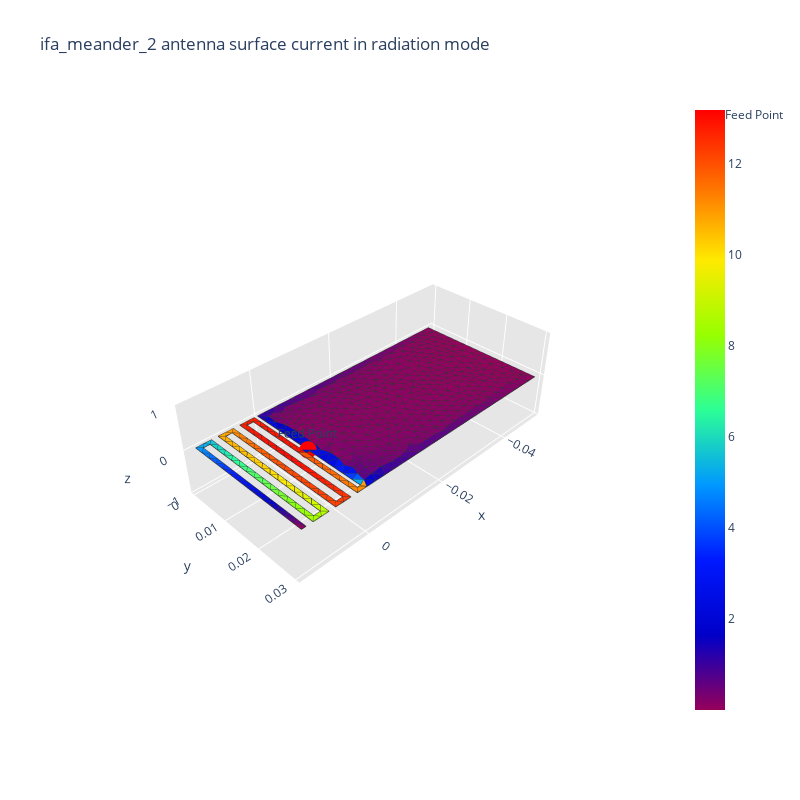
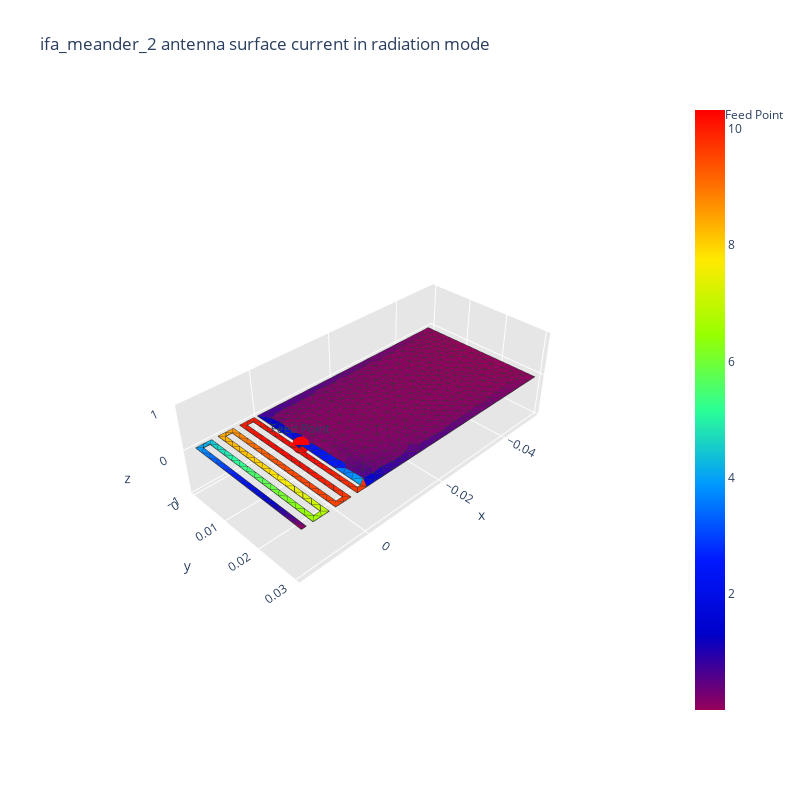
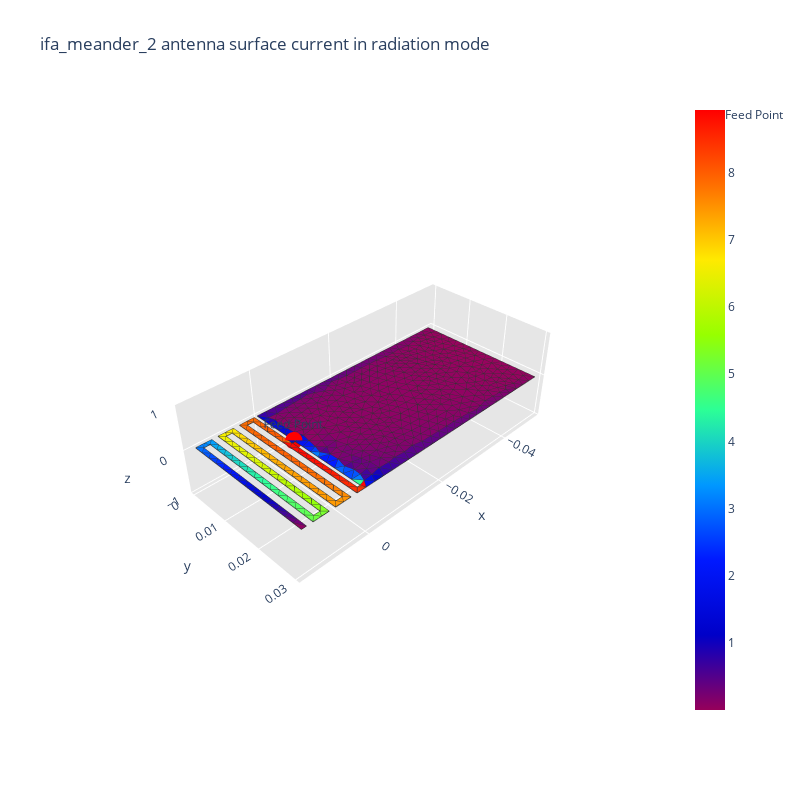
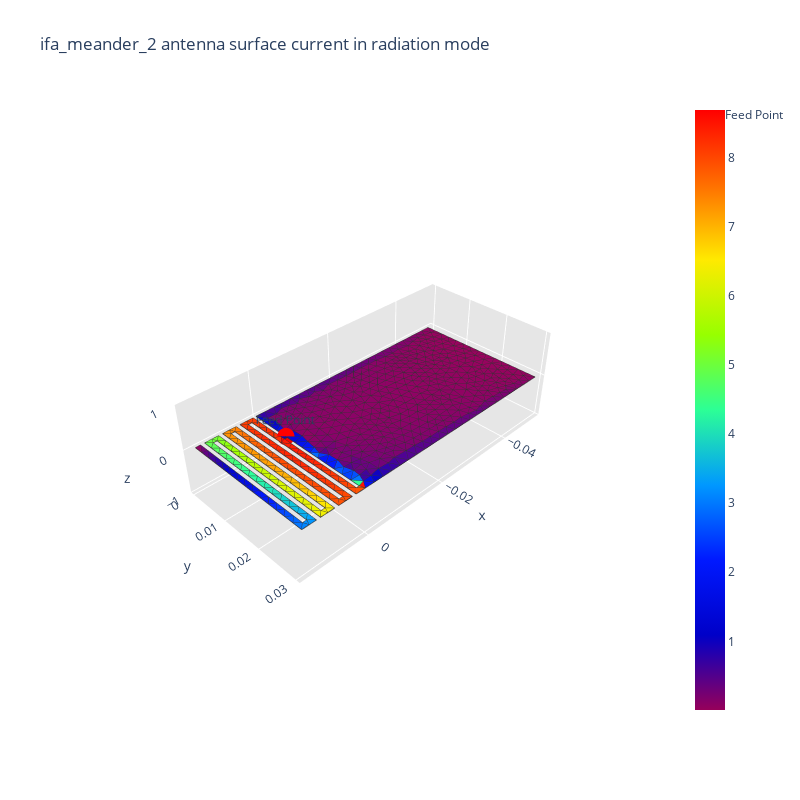

The notebook cell these images were saved under, in order:
### Code cell
max_iterations = 15
Z0 = 50  # Impédance caractéristique de la ligne
iteration = 0
has_converged = False

Nombre_meandre = 5

# x, y, Nombre_meandre, distance_meandre = ifa_creation_new_v4(Lenght_antenna, a, b, wid, L_short)
x, y, distance_meandre = ifa_creation_optimisation_v4(Lenght_antenna, a, b, wid, Nombre_meandre, L_short)

while not has_converged and iteration < max_iterations:
    x_m, y_m = trace_meander_new(x, y, wid)
    feed_x = np.array([0, L_short-wid/2, L_short-wid/2, 0])
    feed_y = np.array([feed + feed_wid/2, feed + feed_wid/2, feed -feed_wid/2, feed - feed_wid/2])
    antenna_ifa_meander(x_m, y_m, x_t, y_t, feed_x, feed_y, save_mesh_folder, mesh_name, 2.25/1000)

    print(f"\nItération {iteration + 1}")
    print(f"Wid meandree = {wid*1000} mm")
    print(f"L_short = {L_short*1000} mm")
    print(f"feed_Position = {feed*1000} mm")
    print(f"Nombre de meandres = {Nombre_meandre}")
    print(f"Distance entre les meandres = {distance_meandre*1000} mm")

    extract_msh_to_mat(ifa_meander_msh, ifa_meander_mat)

    start_time = time.time()
    s11_db, impedances, R_res, X_res, f_resonance, min_index = simulate_frequency_sweep(frequencies, fC, ifa_meander_mat, feed_point)
    end_time = time.time()
    elapsed_time_sec = end_time - start_time
    elapsed_time_min = elapsed_time_sec / 60
    print(f"Temps de calcul pour la simulation : {elapsed_time_sec:.2f} secondes ({elapsed_time_min:.2f} minutes)")

    plot_s11_curve(fLow, fHigh, nPoints, s11_db, fC)
    plot_impedance(fLow, fHigh, nPoints, impedances, s11_db, fC)

    ratio_res_over_coupure = f_resonance / fC
    error = abs((fC - f_resonance) / fC)
    print(f"Ratio f_resonance / fC : {ratio_res_over_coupure:.5f}")
    print(f"Erreur relative : {error:.5f}")

    # Algorithme de correction des paramètres

    if error < 0.01 and s11_db[fc_index] < -10.0:
        print("On est sous le seuil de l'erreur relative de 0.01, on a trouvé la fréquence de résonance.")
        has_converged = True
    else:
        if f_resonance == fLow:
            print("La fréquence de résonance est égale à fLow.")
            Nombre_meandre = int(Nombre_meandre * ratio_res_over_coupure)
            print(f"Le nouveau nombre de meanders est {Nombre_meandre}.")
        elif f_resonance == fHigh:
            print("La fréquence de résonance est égale à fHigh.")
            Nombre_meandre = int(np.ceil(Nombre_meandre * ratio_res_over_coupure))
            print(f"Le nouveau nombre de meanders est {Nombre_meandre}.")
        if f_resonance < fC:
            print("La fréquence de résonance est superieur fLow.")
            wid = wid / ratio_res_over_coupure
            feed = feed - 2 / 1000
        if fC < f_resonance:
            print("La fréquence de résonance est inférieure à fHigh.")
            wid = wid * ratio_res_over_coupure
            feed = feed - 2 / 1000

    if feed >= b - 3 * wid:
        feed = b - 3 * wid
    if feed <= wid / 2:
        feed = wid / 2
    feed_point = [0, feed, 0]

    """ # Si la frequence de resonance est dans l'intervalle [fLow, fHigh] et que la largeur des meandres n'est pas encore trouvée
    if fLow < f_resonance and f_resonance < fHigh and not Find_good_width_of_meanders:
        print("Cas 1")
                
    # Si la fréquence de résonance est égale à fLow ou fHigh, on ajuste le nombre de meandres
    if (f_resonance == fLow or f_resonance == fHigh) and not Find_good_number_of_meanders:
        print("cas 1")
        print(f"La fréquence de résonance {f_resonance/1e6:.2f} MHz est égale à fLow ou fHigh.")
        Find_good_number_of_meanders = False
        Find_good_width_of_meanders = False
        if f_resonance == fLow:
            print("La fréquence de résonance est égale à fLow.")
            Nombre_meandre = int(Nombre_meandre * ratio_res_over_coupure)
        else:
            Nombre_meandre = int(np.ceil(Nombre_meandre * ratio_res_over_coupure))
        print(f"Le nouveau nombre de meanders est {Nombre_meandre}.")

    # Si la fréquence de résonance est dans l'intervalle [fLow, fHigh] et que la largeur des meandres et le nombre de meandre sont trouvée et que la position du feed n'est pas encore trouvée
    if Find_good_number_of_meanders and Find_good_width_of_meanders:
        print("cas 2")        
        print("Recherche de la position du feed...")
        if s11_db[min_index] < -10.0 and abs(1 - ratio_res_over_coupure) < 0.005:
            print(f"La courbe S11 est inférieure à -10 dB à la fréquence de résonance {f_resonance/1e6:.2f} MHz.")
            print("La fréquence de résonance est égale ou proche à la fréquence centrale.")
            has_converged = True
        else:
            print("cas 2.2")
            # wid = wid * ratio_res_over_coupure**2
            print(f"(50 / R_res) : {50 / R_res} mm")
            if f_resonance < fC:
                wid = wid / ratio_res_over_coupure**2
                feed = feed / (Z0 / R_res)**2
            else:
                wid = wid * ratio_res_over_coupure**2
                feed = feed * (Z0 / R_res)**2
            # feed = feed * (Z0 / R_res)**2
            # feed = feed + 3 / 1000
            if feed >= b - 3 * wid:
                feed = b - 3 * wid
            if feed <= wid / 2:
                feed = wid / 2
            feed_point = [0, feed, 0] """
        
            
    x, y, distance_meandre = ifa_creation_optimisation_v4(Lenght_antenna, a, b, wid, Nombre_meandre, L_short)
    
    iteration += 1

### Figure 1 — Plotly figure (JSON) as saved in the notebook; plotly's stock layout.template omitted (floating-point values rounded to 4 significant figures; data arrays with more than 128 entries replaced by an {"elided": "..."} marker saying what was removed)
{"data": [{"facecolor": {"elided": "971 str values"}, "i": {"elided": "971 int values"}, "j": {"elided": "971 int values"}, "k": {"elided": "971 int values"}, "name": "", "type": "mesh3d", "x": {"elided": "610 float values"}, "y": {"elided": "610 float values"}, "z": {"elided": "610 int values"}}, {"line": {"color": "rgb(50, 50, 50)", "width": 1.5}, "mode": "lines", "showlegend": false, "type": "scatter3d", "x": {"elided": "4855 float values"}, "y": {"elided": "4855 float values"}, "z": {"elided": "4855 int values"}}, {"hoverinfo": "none", "marker": {"color": [0.007684, 13.17], "colorscale": [[0, "rgb(150, 0, 90)"], [0.125, "rgb(0, 0, 200)"], [0.25, "rgb(0, 25, 255)"], [0.375, "rgb(0, 152, 255)"], [0.5, "rgb(44, 255, 150)"], [0.625, "rgb(151, 255, 0)"], [0.75, "rgb(255, 234, 0)"], [0.875, "rgb(255, 111, 0)"], [1, "rgb(255, 0, 0)"]], "showscale": true, "size": 0.1}, "mode": "markers", "showlegend": false, "type": "scatter3d", "x": [0], "y": [0.0155], "z": [0]}, {"marker": {"color": "red", "size": 6, "symbol": "circle"}, "mode": "markers+text", "name": "Feed Point", "text": ["Feed Point"], "textposition": "top center", "type": "scatter3d", "x": [0], "y": [0.015], "z": [0]}], "layout": {"height": 800, "scene": {"aspectratio": {"x": 1, "y": 0.4669, "z": 0.3}, "xaxis": {"backgroundcolor": "rgb(230, 230, 230)", "gridcolor": "rgb(255, 255, 255)", "showbackground": true, "zerolinecolor": "rgb(255, 255, 255)"}, "yaxis": {"backgroundcolor": "rgb(230, 230, 230)", "gridcolor": "rgb(255, 255, 255)", "showbackground": true, "zerolinecolor": "rgb(255, 255, 255)"}, "zaxis": {"backgroundcolor": "rgb(230, 230, 230)", "gridcolor": "rgb(255, 255, 255)", "showbackground": true, "zerolinecolor": "rgb(255, 255, 255)"}}, "title": {"text": "ifa_meander_2 antenna surface current in radiation mode"}, "width": 800}}

### Figure 2 — Plotly figure (JSON) as saved in the notebook; plotly's stock layout.template omitted (floating-point values rounded to 4 significant figures; data arrays with more than 128 entries replaced by an {"elided": "..."} marker saying what was removed)
{"data": [{"facecolor": {"elided": "971 str values"}, "i": {"elided": "971 int values"}, "j": {"elided": "971 int values"}, "k": {"elided": "971 int values"}, "name": "", "type": "mesh3d", "x": {"elided": "610 float values"}, "y": {"elided": "610 float values"}, "z": {"elided": "610 int values"}}, {"line": {"color": "rgb(50, 50, 50)", "width": 1.5}, "mode": "lines", "showlegend": false, "type": "scatter3d", "x": {"elided": "4855 float values"}, "y": {"elided": "4855 float values"}, "z": {"elided": "4855 int values"}}, {"hoverinfo": "none", "marker": {"color": [0.006212, 10.33], "colorscale": [[0, "rgb(150, 0, 90)"], [0.125, "rgb(0, 0, 200)"], [0.25, "rgb(0, 25, 255)"], [0.375, "rgb(0, 152, 255)"], [0.5, "rgb(44, 255, 150)"], [0.625, "rgb(151, 255, 0)"], [0.75, "rgb(255, 234, 0)"], [0.875, "rgb(255, 111, 0)"], [1, "rgb(255, 0, 0)"]], "showscale": true, "size": 0.1}, "mode": "markers", "showlegend": false, "type": "scatter3d", "x": [0], "y": [0.0135], "z": [0]}, {"marker": {"color": "red", "size": 6, "symbol": "circle"}, "mode": "markers+text", "name": "Feed Point", "text": ["Feed Point"], "textposition": "top center", "type": "scatter3d", "x": [0], "y": [0.013], "z": [0]}], "layout": {"height": 800, "scene": {"aspectratio": {"x": 1, "y": 0.4671, "z": 0.3}, "xaxis": {"backgroundcolor": "rgb(230, 230, 230)", "gridcolor": "rgb(255, 255, 255)", "showbackground": true, "zerolinecolor": "rgb(255, 255, 255)"}, "yaxis": {"backgroundcolor": "rgb(230, 230, 230)", "gridcolor": "rgb(255, 255, 255)", "showbackground": true, "zerolinecolor": "rgb(255, 255, 255)"}, "zaxis": {"backgroundcolor": "rgb(230, 230, 230)", "gridcolor": "rgb(255, 255, 255)", "showbackground": true, "zerolinecolor": "rgb(255, 255, 255)"}}, "title": {"text": "ifa_meander_2 antenna surface current in radiation mode"}, "width": 800}}

### Figure 3 — Plotly figure (JSON) as saved in the notebook; plotly's stock layout.template omitted (floating-point values rounded to 4 significant figures; data arrays with more than 128 entries replaced by an {"elided": "..."} marker saying what was removed)
{"data": [{"facecolor": {"elided": "990 str values"}, "i": {"elided": "990 int values"}, "j": {"elided": "990 int values"}, "k": {"elided": "990 int values"}, "name": "", "type": "mesh3d", "x": {"elided": "620 float values"}, "y": {"elided": "620 float values"}, "z": {"elided": "620 int values"}}, {"line": {"color": "rgb(50, 50, 50)", "width": 1.5}, "mode": "lines", "showlegend": false, "type": "scatter3d", "x": {"elided": "4950 float values"}, "y": {"elided": "4950 float values"}, "z": {"elided": "4950 int values"}}, {"hoverinfo": "none", "marker": {"color": [0.005225, 8.927], "colorscale": [[0, "rgb(150, 0, 90)"], [0.125, "rgb(0, 0, 200)"], [0.25, "rgb(0, 25, 255)"], [0.375, "rgb(0, 152, 255)"], [0.5, "rgb(44, 255, 150)"], [0.625, "rgb(151, 255, 0)"], [0.75, "rgb(255, 234, 0)"], [0.875, "rgb(255, 111, 0)"], [1, "rgb(255, 0, 0)"]], "showscale": true, "size": 0.1}, "mode": "markers", "showlegend": false, "type": "scatter3d", "x": [0], "y": [0.0115], "z": [0]}, {"marker": {"color": "red", "size": 6, "symbol": "circle"}, "mode": "markers+text", "name": "Feed Point", "text": ["Feed Point"], "textposition": "top center", "type": "scatter3d", "x": [0], "y": [0.011], "z": [0]}], "layout": {"height": 800, "scene": {"aspectratio": {"x": 1, "y": 0.4673, "z": 0.3}, "xaxis": {"backgroundcolor": "rgb(230, 230, 230)", "gridcolor": "rgb(255, 255, 255)", "showbackground": true, "zerolinecolor": "rgb(255, 255, 255)"}, "yaxis": {"backgroundcolor": "rgb(230, 230, 230)", "gridcolor": "rgb(255, 255, 255)", "showbackground": true, "zerolinecolor": "rgb(255, 255, 255)"}, "zaxis": {"backgroundcolor": "rgb(230, 230, 230)", "gridcolor": "rgb(255, 255, 255)", "showbackground": true, "zerolinecolor": "rgb(255, 255, 255)"}}, "title": {"text": "ifa_meander_2 antenna surface current in radiation mode"}, "width": 800}}

### Figure 4 — Plotly figure (JSON) as saved in the notebook; plotly's stock layout.template omitted (floating-point values rounded to 4 significant figures; data arrays with more than 128 entries replaced by an {"elided": "..."} marker saying what was removed)
{"data": [{"facecolor": {"elided": "1005 str values"}, "i": {"elided": "1005 int values"}, "j": {"elided": "1005 int values"}, "k": {"elided": "1005 int values"}, "name": "", "type": "mesh3d", "x": {"elided": "642 float values"}, "y": {"elided": "642 float values"}, "z": {"elided": "642 int values"}}, {"line": {"color": "rgb(50, 50, 50)", "width": 1.5}, "mode": "lines", "showlegend": false, "type": "scatter3d", "x": {"elided": "5025 float values"}, "y": {"elided": "5025 float values"}, "z": {"elided": "5025 int values"}}, {"hoverinfo": "none", "marker": {"color": [0.005703, 8.693], "colorscale": [[0, "rgb(150, 0, 90)"], [0.125, "rgb(0, 0, 200)"], [0.25, "rgb(0, 25, 255)"], [0.375, "rgb(0, 152, 255)"], [0.5, "rgb(44, 255, 150)"], [0.625, "rgb(151, 255, 0)"], [0.75, "rgb(255, 234, 0)"], [0.875, "rgb(255, 111, 0)"], [1, "rgb(255, 0, 0)"]], "showscale": true, "size": 0.1}, "mode": "markers", "showlegend": false, "type": "scatter3d", "x": [0], "y": [0.0095], "z": [0]}, {"marker": {"color": "red", "size": 6, "symbol": "circle"}, "mode": "markers+text", "name": "Feed Point", "text": ["Feed Point"], "textposition": "top center", "type": "scatter3d", "x": [0], "y": [0.009], "z": [0]}], "layout": {"height": 800, "scene": {"aspectratio": {"x": 1, "y": 0.4696, "z": 0.3}, "xaxis": {"backgroundcolor": "rgb(230, 230, 230)", "gridcolor": "rgb(255, 255, 255)", "showbackground": true, "zerolinecolor": "rgb(255, 255, 255)"}, "yaxis": {"backgroundcolor": "rgb(230, 230, 230)", "gridcolor": "rgb(255, 255, 255)", "showbackground": true, "zerolinecolor": "rgb(255, 255, 255)"}, "zaxis": {"backgroundcolor": "rgb(230, 230, 230)", "gridcolor": "rgb(255, 255, 255)", "showbackground": true, "zerolinecolor": "rgb(255, 255, 255)"}}, "title": {"text": "ifa_meander_2 antenna surface current in radiation mode"}, "width": 800}}
